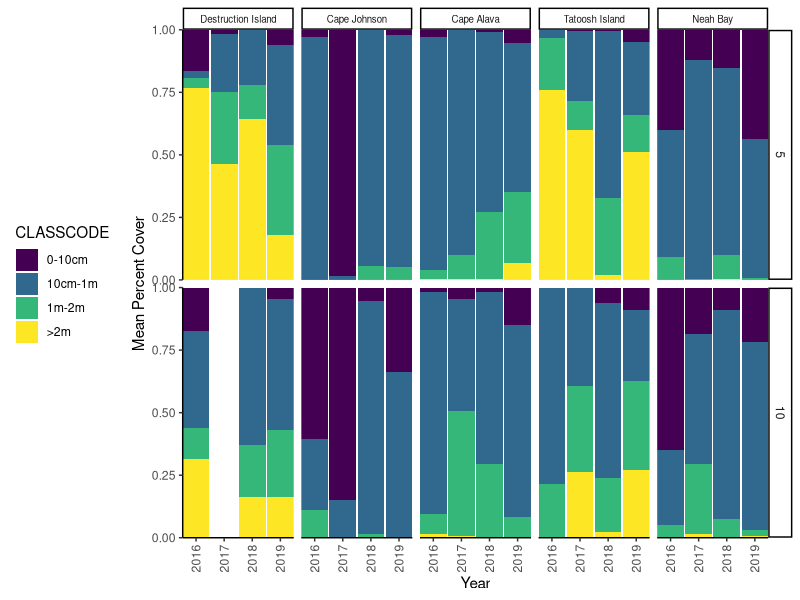
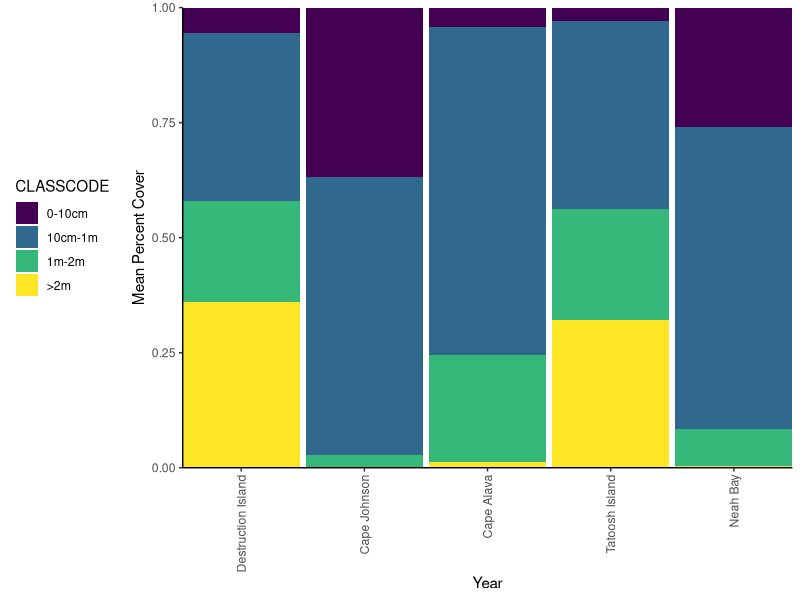

Source code (R) for these figures, in order:
## ---- chunk 1
#to load data make sure directory is set to knit from project directory
knitr::opts_chunk$set(message=FALSE, warning=FALSE)
 
library(here)
library(tidyverse)
library(knitr)
library(viridis)
 
substrate_codes <- read_csv(here("Data","CSV_2015_on","substrate_codes.csv"))
 
#2016 --> 2019
dat.relief <- read_csv(here("Data","CSV_2015_on","NWFSC_UPC_ALLYEARS_data_2019.csv"), col_types = cols(SIDE = col_character())) %>% 
              filter(CATEGORY == "RELIEF") %>%
              select(1:20) %>%
              rename(DEPTH.FT= "DEPTH (FT)")  %>%
              #mutate(QUADRAT = NA, PERCENT.COVER = NA) %>% #will circle back tothis and get % cover for 2016 to 2019 data 
              group_by(SITE, YEAR,SIDE,ZONE,TRANSECT, CLASSCODE) %>% #combine across segments 
              summarise(COUNT = sum(COUNT)) %>%
              spread(CLASSCODE, COUNT) %>%
              ungroup() %>%
              replace(is.na(.), 0) %>%
              dplyr::mutate(Sum = rowSums(.[,6:9])) %>%
              tidyr::gather(6:9, key = "CLASSCODE", value = "COUNT") %>%
              mutate(percent_cover = COUNT/Sum, CLASSCODE = factor(CLASSCODE, levels=c("0-10cm","10cm-1m","1m-2m",">2m")))


## ---- chunk 2
dat.zone.summary <- dat.relief %>%
  group_by(YEAR,SITE,ZONE,CLASSCODE) %>% 
  summarise(mean_percent_cover = mean(percent_cover), variance = var(percent_cover)) %>% 
  ungroup() %>%
  mutate(SITE = factor(SITE, levels = c("Destruction Island","Cape Johnson", "Cape Alava","Tatoosh Island","Neah Bay")))
## ---- chunk 3
ggplot(dat.zone.summary,aes(x=YEAR)) +
  geom_bar(aes(y=mean_percent_cover, fill= CLASSCODE), position="fill", stat="identity",width = 0.95
           )+
  scale_fill_viridis(discrete = T) + #,  guide = guide_legend(reverse = TRUE), name = "Stock") +
  theme(axis.text.x = element_text(angle = 90, hjust = 1), legend.position = "left",aspect.ratio = 3/1)  +
  theme_classic()+
  ylab("Mean Percent Cover") +
  xlab("Year") +
  facet_grid(ZONE~SITE) +
 # coord_flip() +
  scale_x_continuous(expand = c(0,0))+
  scale_y_continuous(expand = c(0,0)) +
  theme(legend.position="left") +
  theme(axis.text.x = element_text(angle = 90, vjust = 0.5, hjust=1), strip.text.x = element_text(size = 7))

## ---- chunk 4
dat.site.summary <- dat.relief %>%
  group_by(SITE,CLASSCODE) %>% 
  summarise(mean_percent_cover = mean(percent_cover), variance = var(percent_cover)) %>% 
  ungroup() %>%
  mutate(SITE = factor(SITE, levels = c("Destruction Island","Cape Johnson", "Cape Alava","Tatoosh Island","Neah Bay")))
## ---- chunk 5
ggplot(dat.site.summary,aes(x=SITE)) +
  geom_bar(aes(y=mean_percent_cover, fill= CLASSCODE), position="fill", stat="identity",width = 0.95
           )+
  scale_fill_viridis(discrete = T) + #,  guide = guide_legend(reverse = TRUE), name = "Stock") +
  theme(axis.text.x = element_text(angle = 90, hjust = 1), legend.position = "left",aspect.ratio = 3/1)  +
  theme_classic()+
  ylab("Mean Percent Cover") +
  xlab("Year") +
  #facet_wrap(~ZONE, nrow =1) +
  scale_x_discrete(expand = c(0,0))+
  scale_y_continuous(expand = c(0,0)) +
  theme(legend.position="left") +
  theme(axis.text.x = element_text(angle = 90, vjust = 0.5, hjust=1), strip.text.x = element_text(size = 7))

